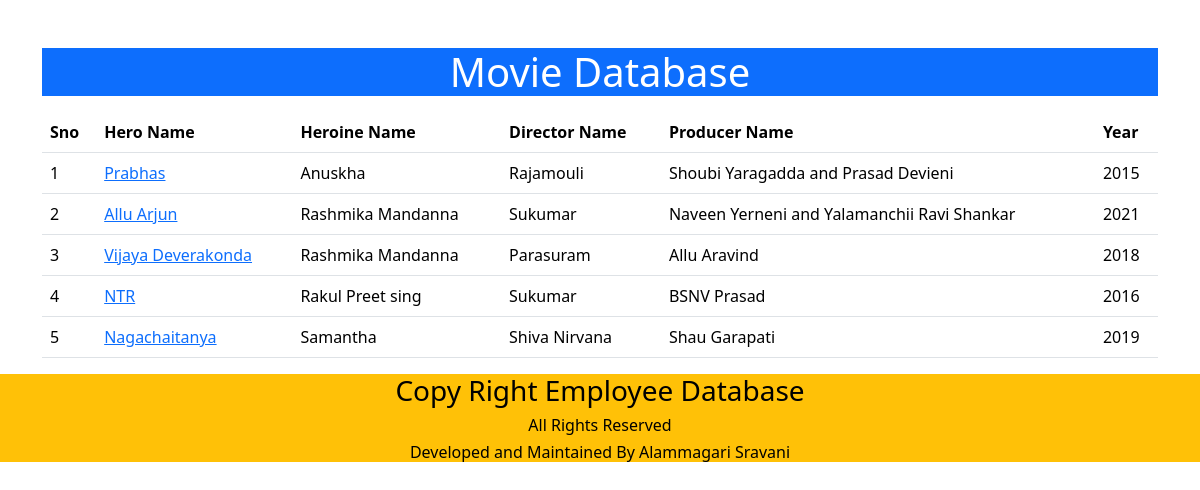
The page / on the database its author committed.
### details/models.py (models this page shows, shortened)
class Movie(models.Model):
    Hero_name=models.CharField(max_length=100)
    Heroine_name=models.CharField(max_length=100)
    Director_name=models.CharField(max_length=100)
    Producer_name=models.CharField(max_length=100)
    Year=models.CharField(max_length=10)
    photo=models.ImageField(upload_to='images')

### Movie/views.py (the view)
# urls.py: 2. Add a URL to urlpatterns:  path('', views.home, name='home')
def home(request):
    movies=Movie.objects.all()
    context={
        'movies':movies,
    }
    return render(request,'home.html',context)

### templates/home.html (shortened to what this page needs)
<!DOCTYPE html>
<html lang="en">
<head>
    <link href="https://cdn.jsdelivr.net/npm/bootstrap@5.3.3/dist/css/bootstrap.min.css" rel="stylesheet">
</head>
<body>
    <div class="container mt-5">
        <h1 class="text-center bg-primary text-white">Movie Database</h1>
        <table class="table table-hover mt-3">
            <thead>
                <tr>
                    <th>Sno</th>
                    <th>Hero Name</th>
                    <th>Heroine Name</th>
                    <th>Director Name</th>
                    <th>Producer Name</th>
                    <th>Year</th>
                </tr>
            </thead>
            <tbody>
                {% for x in movies %}
                <tr>
                    <td>{{forloop.counter}}</td>
                    <td><a href="{% url 'movies_detail' x.id %}">{{x.Hero_name}}</td>
                    <td>{{x.Heroine_name}}</td>
                    <td>{{x.Director_name}}</td>
                    <td>{{x.Producer_name}}</td>
                    <td>{{x.Year}}</td>
                </tr>
                {% endfor %}
            </tbody>
        </table>
    </div>
    <footer class="text-center bg-warning text-black">
        <h3>Copy Right Employee Database</h3>
        <h6>All Rights Reserved </h6>
        <h6>Developed and Maintained By Alammagari Sravani</h6>
      </footer>
</body>
</html>

### rows shown on the page
Movie: Hero_name "Prabhas", Heroine_name "Anuskha", Director_name "Rajamouli", Producer_name "Shoubi Yaragadda and Prasad Devieni", Year "2015"
Movie: Hero_name "Allu Arjun", Heroine_name "Rashmika Mandanna", Director_name "Sukumar", Producer_name "Naveen Yerneni and Yalamanchii Ravi Shankar", Year "2021"
Movie: Hero_name "Vijaya Deverakonda", Heroine_name "Rashmika Mandanna", Director_name "Parasuram", Producer_name "Allu Aravind", Year "2018"
Movie: Hero_name "NTR", Heroine_name "Rakul Preet sing", Director_name "Sukumar", Producer_name "BSNV Prasad", Year "2016"
Movie: Hero_name "Nagachaitanya", Heroine_name "Samantha", Director_name "Shiva Nirvana", Producer_name "Shau Garapati", Year "2019"
